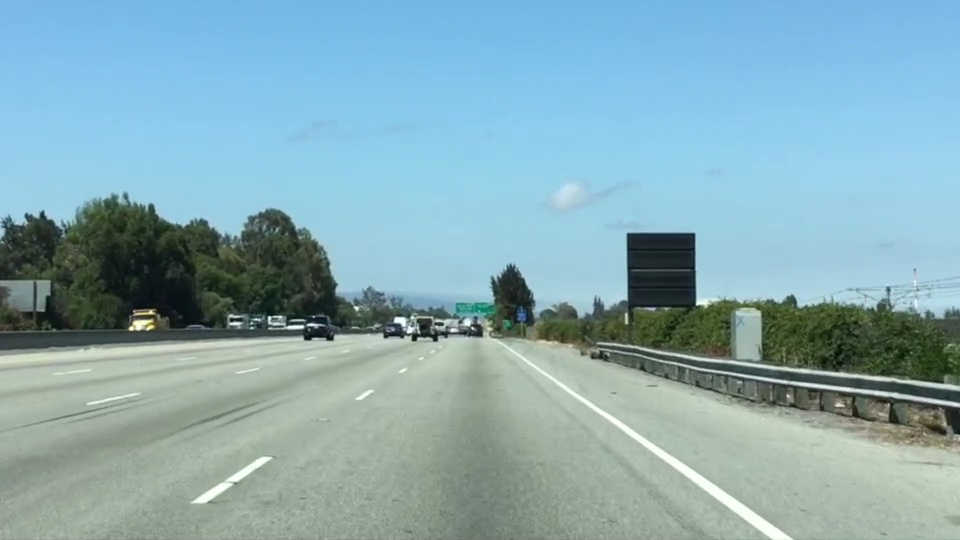
#> input picture garbage udemy class maybe useful code snippets/Section4/image_lane_c.jpg, 960 x 540 px, given in place of the camera
$ python imageFilters.py   (older library calls are emulated)
#> lines starting #> are read from the running program, lines starting #| are printed output that depends on the picture; after the words box and inside, x2 and y2 are one past the last pixel; in counts of white or black regions, pixels touching at a corner belong together
#> further down, frame is the input picture: shape (540, 960, 3); mean B, G, R 179.2, 171.1, 135.5
# -*- coding: utf-8 -*-

import matplotlib.image as mpimg
import matplotlib.pyplot as plt
import numpy as np
import cv2

def canny(image_color):

    threshold_1 = 20
    threshold_2 = 100
    image_gray = cv2.cvtColor(image_color, cv2.COLOR_BGR2GRAY)
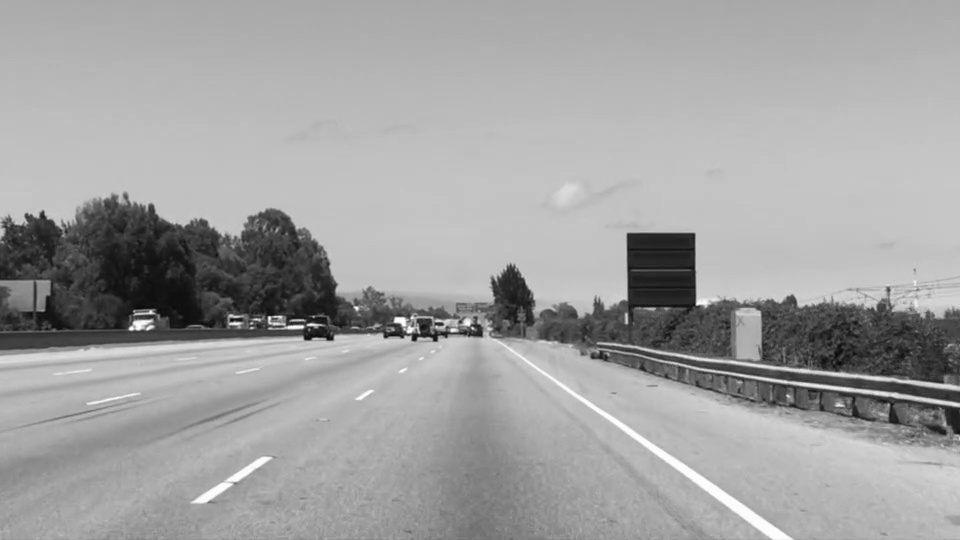
#> image_gray: shape (540, 960); min 6, max 254, mean 161.4
    erode = cv2.erode(image_gray, None, iterations=2)
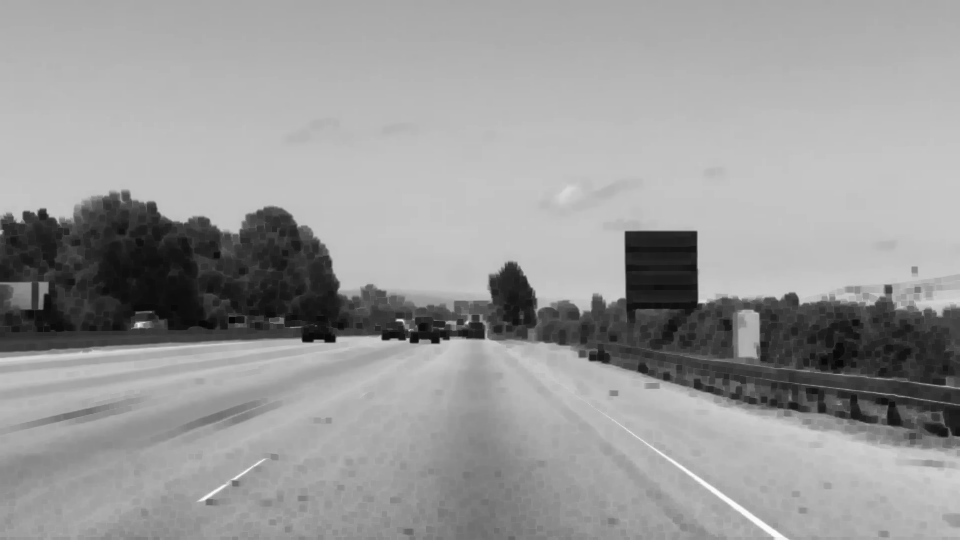
#> erode: shape (540, 960); min 6, max 252, mean 153.8
    dialated = cv2.dilate(erode, None, iterations=2)

    canny = cv2.Canny(dialated, threshold_1, threshold_2)
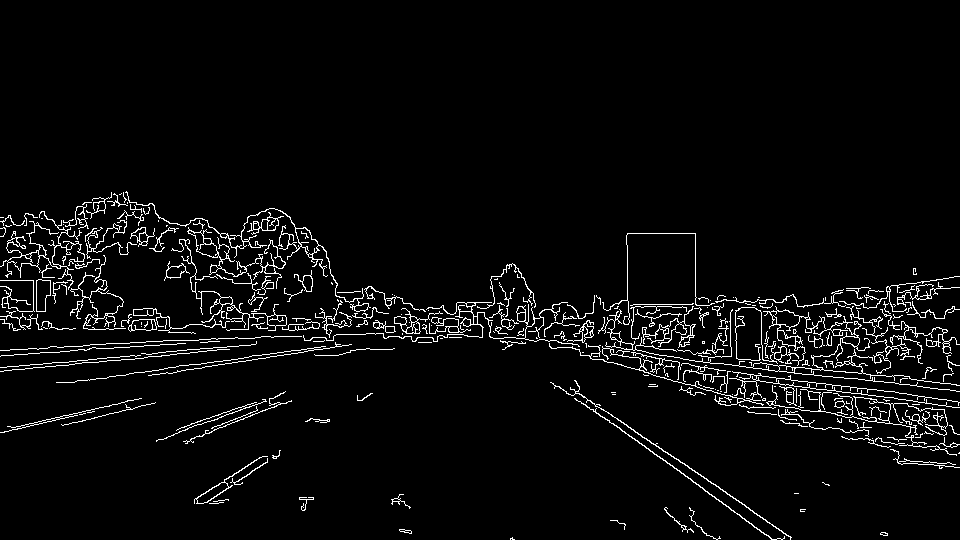
#> canny: shape (540, 960); 4.1% white in thin lines or dots, all inside (x1, y1, x2, y2) = (0, 191, 960, 540)
    return canny


def Laplace(image_color):

    image_gray = cv2.cvtColor(image_color, cv2.COLOR_BGR2GRAY)
    laplacian = cv2.Laplacian(image_gray, cv2.CV_64F)
    return laplacian

def sobely(image_color):

    image_gray = cv2.cvtColor(image_color, cv2.COLOR_BGR2GRAY)
    y_sobel = cv2.Sobel(image_gray, cv2.CV_64F, 1, 0, ksize = 7)
    return y_sobel

def sobelx(image_color):

    image_gray = cv2.cvtColor(image_color, cv2.COLOR_BGR2GRAY)
    x_sobel = cv2.Sobel(image_gray, cv2.CV_64F, 0, 1, ksize = 7)
    return x_sobel

cap = cv2.VideoCapture(0)

while True:
    ret, frame = cap.read() # Cap.read() returns a ret bool to indicate success.
    cv2.imshow('Live Edge Detection', canny(frame))
    cv2.imshow('Webcam Video', frame)
    if cv2.waitKey(1) == 13: #13 Enter Key
#> (key Esc is pressed here)
        break

# [20 lines of commented-out code are left out]

cap.release() # camera release
cv2.destroyAllWindows()

$ run again, on garbage udemy class maybe useful code snippets/Section4/image_lane_g.jpg
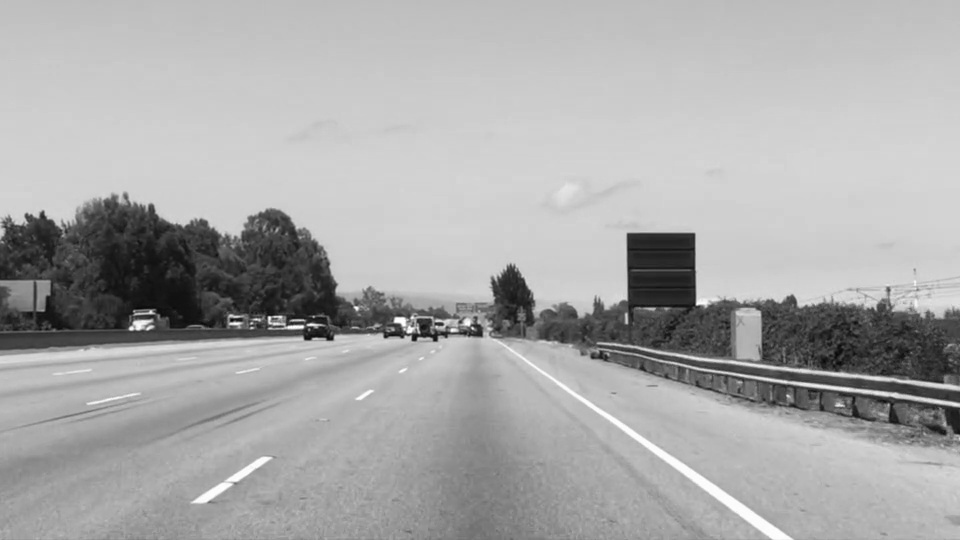
#> input picture garbage udemy class maybe useful code snippets/Section4/image_lane_g.jpg, 960 x 540 px, given in place of the camera
#> frame is the input picture: shape (540, 960, 3); min 7, max 255, mean 169.4
#> in canny, `erode = cv2.erode(image_gray, None, iterations=2)`:
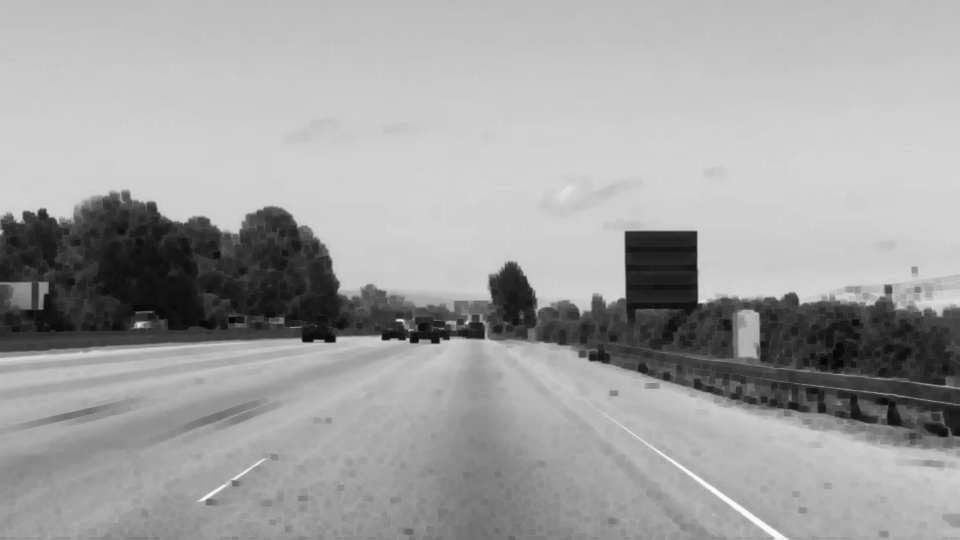
#> erode: shape (540, 960); min 7, max 251, mean 161.8
#> in canny, `canny = cv2.Canny(dialated, threshold_1, threshold_2)`:
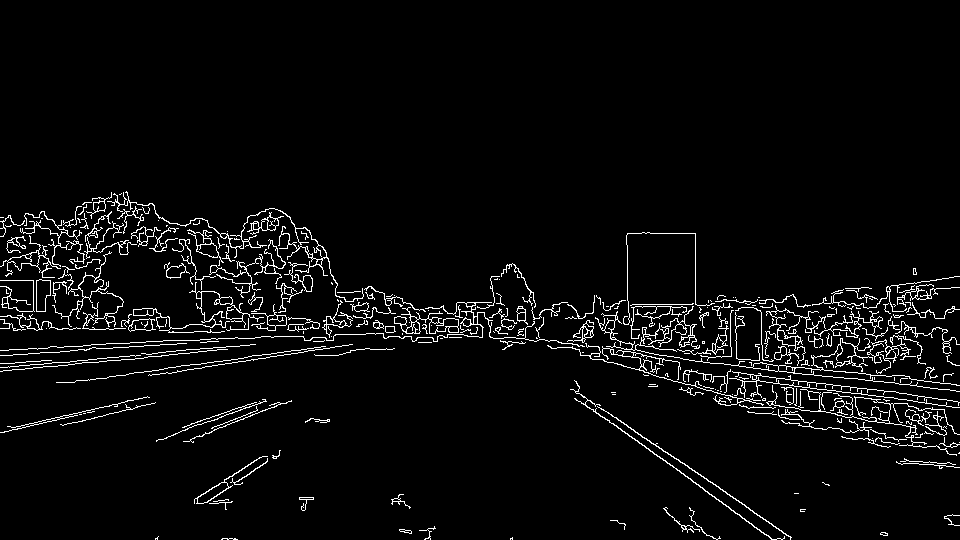
#> canny: shape (540, 960); 4.1% white in thin lines or dots, all inside (x1, y1, x2, y2) = (0, 191, 960, 540)

$ run again, on garbage udemy class maybe useful code snippets/Section4/tv.jpg
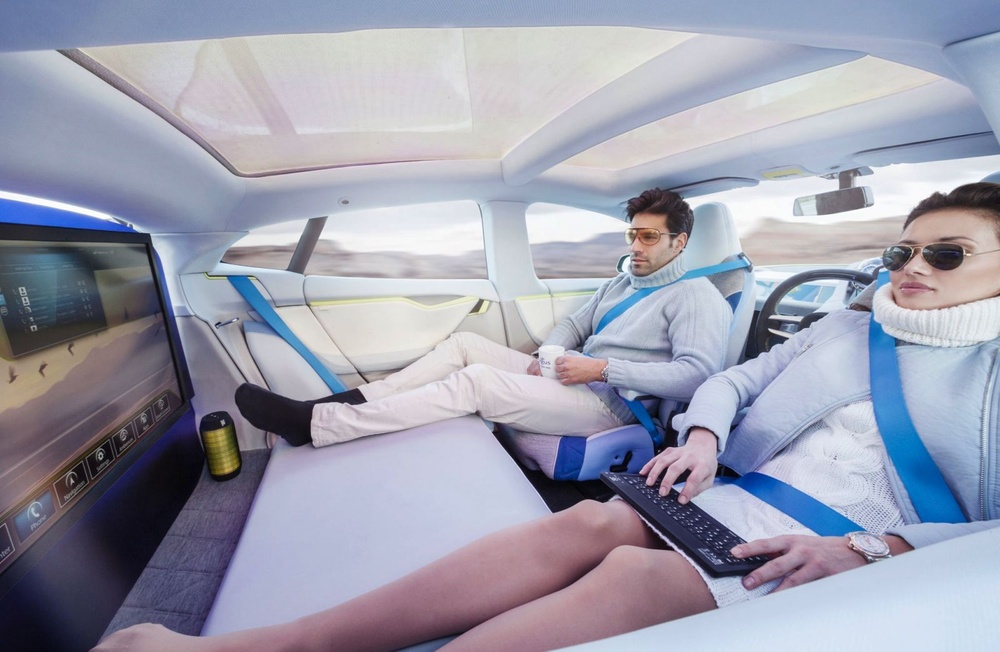
#> input picture garbage udemy class maybe useful code snippets/Section4/tv.jpg, 1000 x 652 px, shrunk from 1600 x 1043 before the run, given in place of the camera
#> frame is the input picture: shape (652, 1000, 3); mean B, G, R 174.5, 158.3, 156.6
#> in canny, `erode = cv2.erode(image_gray, None, iterations=2)`:
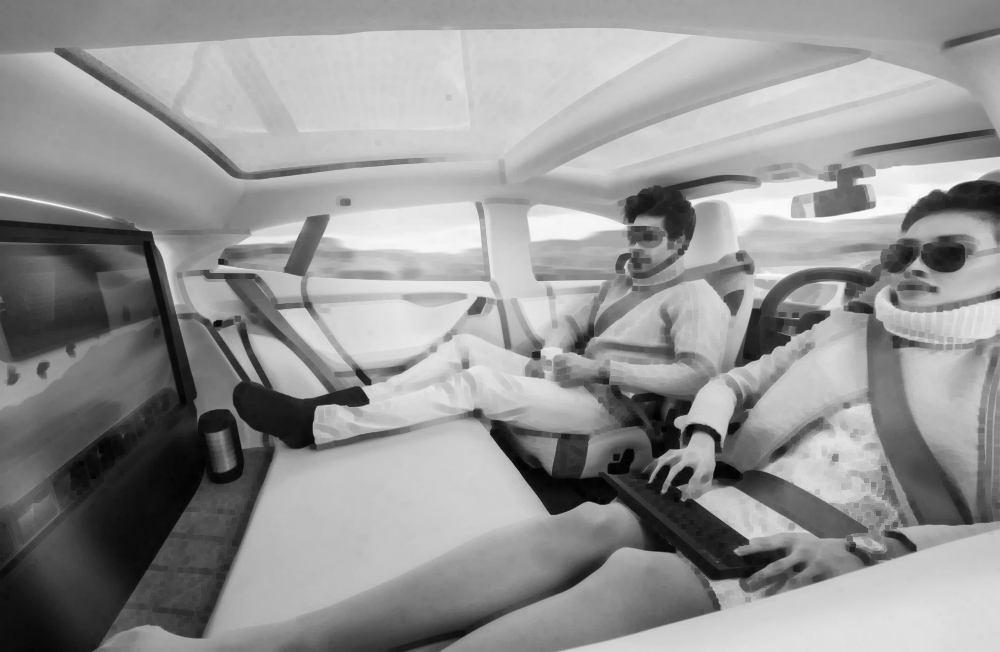
#> erode: shape (652, 1000); min 2, max 251, mean 147.7
#> in canny, `canny = cv2.Canny(dialated, threshold_1, threshold_2)`:
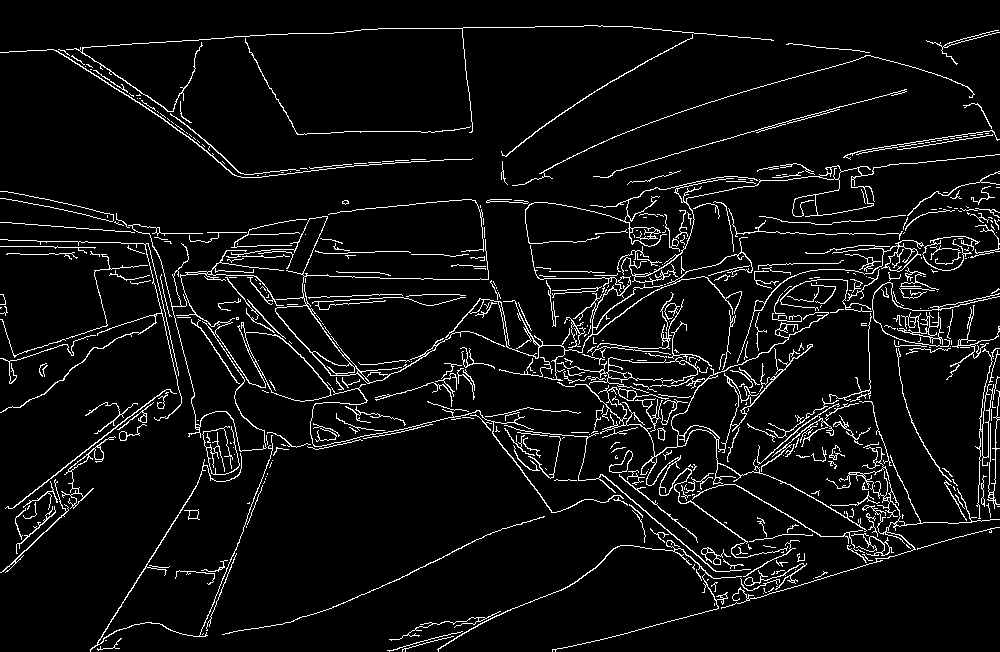
#> canny: shape (652, 1000); 5.9% white in thin lines or dots
